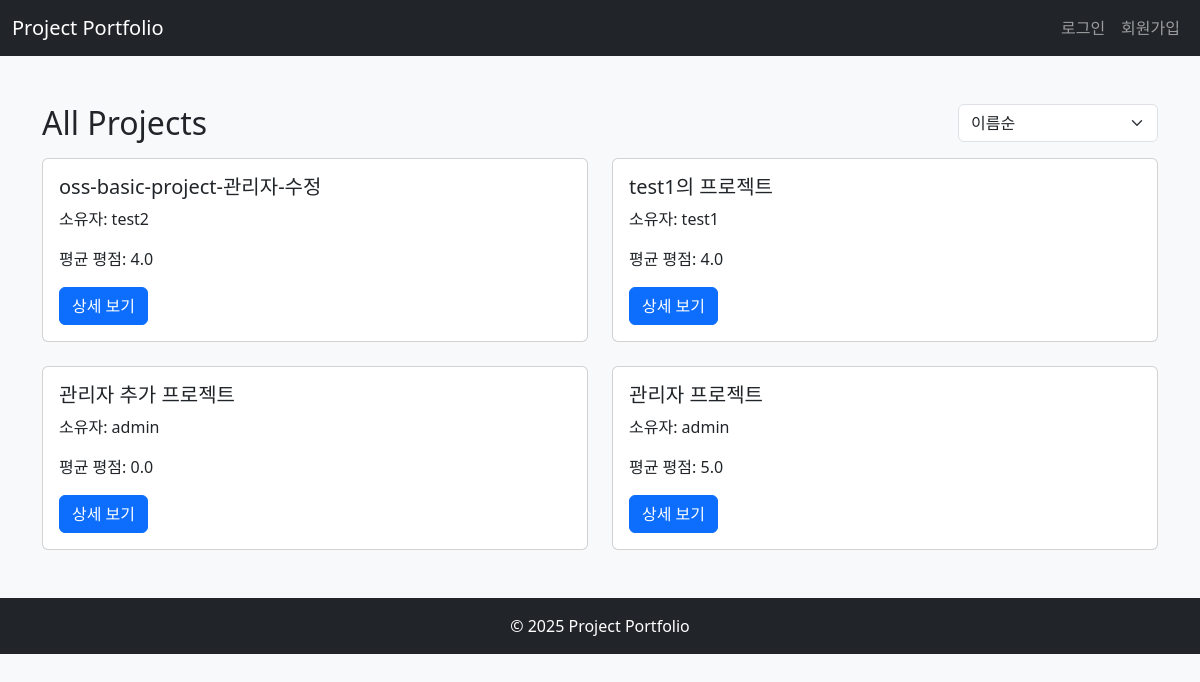
The page / on the database its author committed.
### projects/models.py (models this page shows, shortened)
class Project(models.Model):
    user = models.ForeignKey(settings.AUTH_USER_MODEL, on_delete=models.CASCADE)
    title = models.CharField(max_length=255)
    description = models.TextField()
    created_at = models.DateTimeField(auto_now_add=True)
    updated_at = models.DateTimeField(auto_now=True)

class User(AbstractUser):
    pass

### projects/views.py (the view)
# urls.py: path("", views.project_list, name="project_list"),
def project_list(request):
    sort = request.GET.get("sort", "name")  # 기본 정렬은 이름순
    if sort == "recent":
        projects = Project.objects.annotate(avg_score=Avg("ratings__score")).order_by("-created_at")
    elif sort == "score":
        projects = Project.objects.annotate(avg_score=Avg("ratings__score")).order_by("-avg_score")
    else:
        projects = Project.objects.annotate(avg_score=Avg("ratings__score")).order_by("title")
    return render(request, "project_list.html", {
        "projects": projects,
        "sort": sort,
    })

### templates/project_list.html (shortened to what this page needs)
{% extends "base.html" %}
{% block content %}
  <div class="d-flex justify-content-between align-items-center mb-3">
    <h2 class="mb-0">All Projects</h2>
    <div>
      <form method="get" class="d-inline-block">
        <select name="sort" class="form-select" onchange="this.form.submit()" style="width: 200px;">
          <option value="name" {% if sort == 'name' %}selected{% endif %}>이름순</option>
        </select>
      </form>
    </div>
  </div>
  <div class="row row-cols-1 row-cols-md-2 g-4">
    {% for project in projects %}
      <div class="col">
        <div class="card h-100">
          <div class="card-body">
            <h5 class="card-title">{{ project.title }}</h5>
            <p class="card-text">소유자: {{ project.user.username }}</p>
            <p class="card-text">
              평균 평점: {{ project.avg_score|default:"0"|floatformat:1 }}
            </p>
            <a href="{% url 'project_detail' project.pk %}" class="btn btn-primary">상세 보기</a>
          </div>
        </div>
      </div>
    {% endfor %}
  </div>
{% endblock %}

### templates/base.html (shortened to what this page needs)
<!DOCTYPE html>
<html lang="ko">
<head>
  <link href="https://cdn.jsdelivr.net/npm/bootstrap@5.3.0/dist/css/bootstrap.min.css" rel="stylesheet">
</head>
<body class="bg-light">
  <nav class="navbar navbar-expand-lg navbar-dark bg-dark">
    <div class="container-fluid">
      <a class="navbar-brand" href="{% url 'project_list' %}">Project Portfolio</a>
      <div class="collapse navbar-collapse" id="navbarNav">
        <ul class="navbar-nav ms-auto">
          {% if user.is_authenticated %}
            <li class="nav-item">
              <a class="nav-link" href="{% url 'project_create' %}">프로젝트 추가</a>
            </li>
            {% if user.is_staff %}
              <li class="nav-item">
                <a class="nav-link" href="{% url 'admin_dashboard' %}">관리자 대시보드</a>
              </li>
            {% endif %}
            <li class="nav-item">
              <form id="logout-form" method="post" action="{% url 'logout' %}" class="d-inline">
                {% csrf_token %}
                <button type="submit" class="btn btn-link nav-link">로그아웃</button>
              </form>
            </li>
          {% else %}
            <li class="nav-item">
              <a class="nav-link" href="{% url 'login' %}">로그인</a>
            </li>
            <li class="nav-item">
              <a class="nav-link" href="{% url 'register' %}">회원가입</a>
            </li>
          {% endif %}
        </ul>
      </div>
    </div>
  </nav>
  <div class="container mt-5">
    {% block content %}{% endblock %}
  </div>
  <footer class="bg-dark text-white text-center py-3 mt-5">
    © 2025 Project Portfolio
  </footer>
</body>
</html>

### rows shown on the page
Project: title "oss-basic-project-관리자-수정", user.username "test2", avg_score "4.0"
Project: title "test1의 프로젝트", user.username "test1", avg_score "4.0"
Project: title "관리자 추가 프로젝트", user.username "admin", avg_score "0.0"
Project: title "관리자 프로젝트", user.username "admin", avg_score "5.0"
